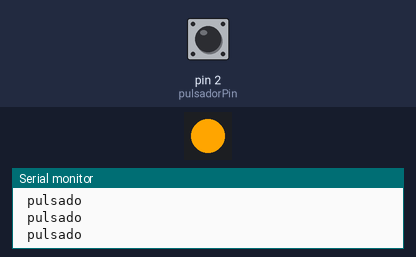
The sketch below on a simulated Arduino Uno, built with avr-gcc and run on an emulated ATmega328P. On the bench: 1 RGB LEDs in strip order, left to right, the last lines printed to the serial monitor. The test bench sets the inputs (shaded band); at power-on: pin 2 (pulsadorPin) LOW.

Above: at 1.2 s.
1.3 s: pin 2 (pulsadorPin) pulled HIGH for 0.15 s
At 1.39 s:
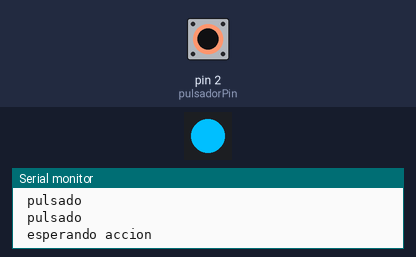
2.9 s: pin 2 (pulsadorPin) pulled HIGH for 3.2 s
At 7.0 s:
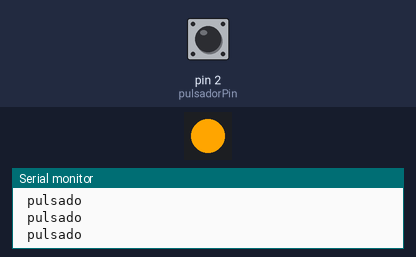
7.6 s: pin 2 (pulsadorPin) pulsed HIGH 2 times (0.12 s each, 0.3 s apart)
At 7.83 s:
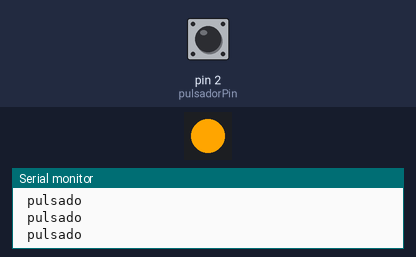
11.2 s: pin 2 (pulsadorPin) pulled HIGH for 1 s
At 12.0 s:
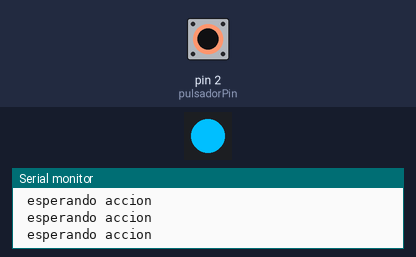
Timing chart, 0 to 14.2 s (numbered marks = the images above; inputs shaded):
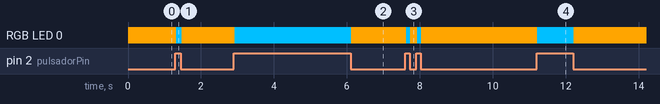

Measured:
- after the input at 1.3 s, RGB LED 0: RGB(255, 165, 0) → RGB(0, 191, 255) at once, → RGB(255, 165, 0) 0.15 s later
- after the input at 2.9 s, RGB LED 0: RGB(255, 165, 0) → RGB(0, 191, 255) at once, → RGB(255, 165, 0) 3.2 s later
- after the input at 7.6 s, RGB LED 0: alternates RGB(255, 165, 0) for 0.19 s and RGB(0, 191, 255) for 0.11 s, 4 changes in all, then stays RGB(255, 165, 0), starting at once
- after the input at 11.2 s, RGB LED 0: RGB(255, 165, 0) → RGB(0, 191, 255) at once, → RGB(255, 165, 0) 1.0 s later

The sketch:

Fase6_interruptor.ino
```cpp
#include <FastLED.h>
 #define NUM_LEDS 1
 #define DATA_PIN 4
 #define CLOCK_PIN 13
 CRGB leds[NUM_LEDS];
 int pulsadorPin = 2;
 int valorPulsador = 0;


void setup() {
  FastLED.addLeds<NEOPIXEL,
DATA_PIN>(leds, NUM_LEDS);

 Serial.begin(9600);
 pinMode(pulsadorPin, INPUT);
}

void loop() {
// Leemos el valor del pin
 valorPulsador = digitalRead(pulsadorPin);
 if (valorPulsador == HIGH) {
 Serial.println(" esperando accion");
 leds[0] = CRGB::DeepSkyBlue;
 FastLED.show();
 }
 else {
 Serial.println(" pulsado");
 leds[0] = CRGB::Orange;
 FastLED.show();
 }
}
```
